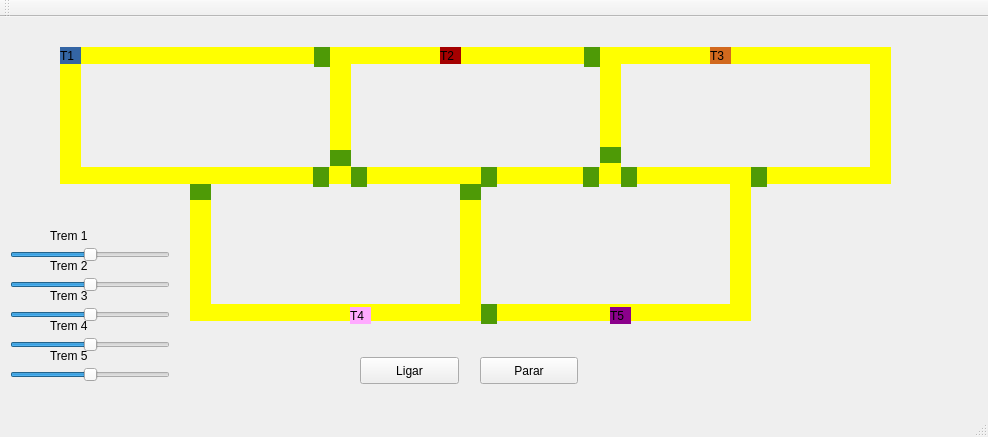
<?xml version="1.0" encoding="UTF-8"?>
<ui version="4.0">
 <class>MainWindow</class>
 <widget class="QMainWindow" name="MainWindow">
  <property name="geometry">
   <rect>
    <x>0</x>
    <y>0</y>
    <width>988</width>
    <height>437</height>
   </rect>
  </property>
  <property name="windowTitle">
   <string>MainWindow</string>
  </property>
  <widget class="QWidget" name="centralWidget">
   <widget class="QLabel" name="label_trem1">
    <property name="geometry">
     <rect>
      <x>60</x>
      <y>30</y>
      <width>21</width>
      <height>17</height>
     </rect>
    </property>
    <property name="acceptDrops">
     <bool>false</bool>
    </property>
    <property name="autoFillBackground">
     <bool>false</bool>
    </property>
    <property name="styleSheet">
     <string notr="true">QLabel { background: rgb(52, 101, 164)}</string>
    </property>
    <property name="text">
     <string>T1</string>
    </property>
   </widget>
   <widget class="QLabel" name="label_trilho1_1">
    <property name="geometry">
     <rect>
      <x>80</x>
      <y>30</y>
      <width>250</width>
      <height>17</height>
     </rect>
    </property>
    <property name="styleSheet">
     <string notr="true">QLabel { background: yellow}</string>
    </property>
    <property name="text">
     <string/>
    </property>
   </widget>
   <widget class="QLabel" name="label_trilho1_4">
    <property name="geometry">
     <rect>
      <x>80</x>
      <y>150</y>
      <width>250</width>
      <height>17</height>
     </rect>
    </property>
    <property name="styleSheet">
     <string notr="true">QLabel { background: yellow}</string>
    </property>
    <property name="text">
     <string/>
    </property>
   </widget>
   <widget class="QLabel" name="label_trilho2_2">
    <property name="geometry">
     <rect>
      <x>330</x>
      <y>30</y>
      <width>21</width>
      <height>137</height>
     </rect>
    </property>
    <property name="styleSheet">
     <string notr="true">QLabel { background: yellow}</string>
    </property>
    <property name="text">
     <string/>
    </property>
   </widget>
   <widget class="QLabel" name="label_trilho2_1">
    <property name="geometry">
     <rect>
      <x>60</x>
      <y>30</y>
      <width>21</width>
      <height>137</height>
     </rect>
    </property>
    <property name="styleSheet">
     <string notr="true">QLabel { background: yellow}</string>
    </property>
    <property name="text">
     <string/>
    </property>
   </widget>
   <widget class="QPushButton" name="pushButton">
    <property name="geometry">
     <rect>
      <x>360</x>
      <y>340</y>
      <width>99</width>
      <height>27</height>
     </rect>
    </property>
    <property name="text">
     <string>Ligar</string>
    </property>
   </widget>
   <widget class="QPushButton" name="pushButton_2">
    <property name="geometry">
     <rect>
      <x>480</x>
      <y>340</y>
      <width>98</width>
      <height>27</height>
     </rect>
    </property>
    <property name="text">
     <string>Parar</string>
    </property>
   </widget>
   <widget class="QLabel" name="label_trilho2_3">
    <property name="geometry">
     <rect>
      <x>600</x>
      <y>30</y>
      <width>21</width>
      <height>137</height>
     </rect>
    </property>
    <property name="minimumSize">
     <size>
      <width>21</width>
      <height>0</height>
     </size>
    </property>
    <property name="styleSheet">
     <string notr="true">QLabel { background: yellow}</string>
    </property>
    <property name="text">
     <string/>
    </property>
   </widget>
   <widget class="QLabel" name="label_trilho1_2">
    <property name="geometry">
     <rect>
      <x>350</x>
      <y>30</y>
      <width>250</width>
      <height>17</height>
     </rect>
    </property>
    <property name="styleSheet">
     <string notr="true">QLabel { background: yellow}</string>
    </property>
    <property name="text">
     <string/>
    </property>
   </widget>
   <widget class="QLabel" name="label_trilho1_5">
    <property name="geometry">
     <rect>
      <x>350</x>
      <y>150</y>
      <width>250</width>
      <height>17</height>
     </rect>
    </property>
    <property name="styleSheet">
     <string notr="true">QLabel { background: yellow}</string>
    </property>
    <property name="text">
     <string/>
    </property>
   </widget>
   <widget class="QLabel" name="label_trem2">
    <property name="geometry">
     <rect>
      <x>440</x>
      <y>30</y>
      <width>21</width>
      <height>17</height>
     </rect>
    </property>
    <property name="autoFillBackground">
     <bool>false</bool>
    </property>
    <property name="styleSheet">
     <string notr="true">QLabel { background: rgb(164, 0, 0)}</string>
    </property>
    <property name="text">
     <string>T2</string>
    </property>
   </widget>
   <widget class="QLabel" name="label_trilho1_6">
    <property name="geometry">
     <rect>
      <x>620</x>
      <y>150</y>
      <width>250</width>
      <height>17</height>
     </rect>
    </property>
    <property name="styleSheet">
     <string notr="true">QLabel { background: yellow}</string>
    </property>
    <property name="text">
     <string/>
    </property>
   </widget>
   <widget class="QLabel" name="label_trilho2_4">
    <property name="geometry">
     <rect>
      <x>870</x>
      <y>30</y>
      <width>21</width>
      <height>137</height>
     </rect>
    </property>
    <property name="minimumSize">
     <size>
      <width>21</width>
      <height>0</height>
     </size>
    </property>
    <property name="styleSheet">
     <string notr="true">QLabel { background: yellow}</string>
    </property>
    <property name="text">
     <string/>
    </property>
   </widget>
   <widget class="QLabel" name="label_trilho1_3">
    <property name="geometry">
     <rect>
      <x>620</x>
      <y>30</y>
      <width>250</width>
      <height>17</height>
     </rect>
    </property>
    <property name="styleSheet">
     <string notr="true">QLabel { background: yellow}</string>
    </property>
    <property name="text">
     <string/>
    </property>
   </widget>
   <widget class="QLabel" name="label_trilho1_7">
    <property name="geometry">
     <rect>
      <x>210</x>
      <y>287</y>
      <width>250</width>
      <height>17</height>
     </rect>
    </property>
    <property name="styleSheet">
     <string notr="true">QLabel { background: yellow}</string>
    </property>
    <property name="text">
     <string/>
    </property>
   </widget>
   <widget class="QLabel" name="label_trilho2_6">
    <property name="geometry">
     <rect>
      <x>460</x>
      <y>167</y>
      <width>21</width>
      <height>137</height>
     </rect>
    </property>
    <property name="minimumSize">
     <size>
      <width>21</width>
      <height>0</height>
     </size>
    </property>
    <property name="styleSheet">
     <string notr="true">QLabel { background: yellow}</string>
    </property>
    <property name="text">
     <string/>
    </property>
   </widget>
   <widget class="QLabel" name="label_trilho2_5">
    <property name="geometry">
     <rect>
      <x>190</x>
      <y>167</y>
      <width>21</width>
      <height>137</height>
     </rect>
    </property>
    <property name="styleSheet">
     <string notr="true">QLabel { background: yellow}</string>
    </property>
    <property name="text">
     <string/>
    </property>
   </widget>
   <widget class="QLabel" name="label_trilho2_7">
    <property name="geometry">
     <rect>
      <x>730</x>
      <y>167</y>
      <width>21</width>
      <height>137</height>
     </rect>
    </property>
    <property name="minimumSize">
     <size>
      <width>21</width>
      <height>0</height>
     </size>
    </property>
    <property name="styleSheet">
     <string notr="true">QLabel { background: yellow}</string>
    </property>
    <property name="text">
     <string/>
    </property>
   </widget>
   <widget class="QLabel" name="label_trilho1_8">
    <property name="geometry">
     <rect>
      <x>480</x>
      <y>287</y>
      <width>250</width>
      <height>17</height>
     </rect>
    </property>
    <property name="styleSheet">
     <string notr="true">QLabel { background: yellow}</string>
    </property>
    <property name="text">
     <string/>
    </property>
   </widget>
   <widget class="QLabel" name="label_trem3">
    <property name="geometry">
     <rect>
      <x>710</x>
      <y>30</y>
      <width>21</width>
      <height>17</height>
     </rect>
    </property>
    <property name="styleSheet">
     <string notr="true">QLabel { background:rgb(210,105,30)}</string>
    </property>
    <property name="text">
     <string>T3</string>
    </property>
   </widget>
   <widget class="QLabel" name="label_trem4">
    <property name="geometry">
     <rect>
      <x>350</x>
      <y>290</y>
      <width>21</width>
      <height>17</height>
     </rect>
    </property>
    <property name="palette">
     <palette>
      <active>
       <colorrole role="WindowText">
        <brush brushstyle="SolidPattern">
         <color alpha="255">
          <red>0</red>
          <green>0</green>
          <blue>0</blue>
         </color>
        </brush>
       </colorrole>
       <colorrole role="Button">
        <brush brushstyle="SolidPattern">
         <color alpha="255">
          <red>255</red>
          <green>170</green>
          <blue>255</blue>
         </color>
        </brush>
       </colorrole>
       <colorrole role="Light">
        <brush brushstyle="SolidPattern">
         <color alpha="255">
          <red>255</red>
          <green>183</green>
          <blue>112</blue>
         </color>
        </brush>
       </colorrole>
       <colorrole role="Midlight">
        <brush brushstyle="SolidPattern">
         <color alpha="255">
          <red>250</red>
          <green>152</green>
          <blue>56</blue>
         </color>
        </brush>
       </colorrole>
       <colorrole role="Dark">
        <brush brushstyle="SolidPattern">
         <color alpha="255">
          <red>122</red>
          <green>60</green>
          <blue>0</blue>
         </color>
        </brush>
       </colorrole>
       <colorrole role="Mid">
        <brush brushstyle="SolidPattern">
         <color alpha="255">
          <red>163</red>
          <green>80</green>
          <blue>0</blue>
         </color>
        </brush>
       </colorrole>
       <colorrole role="Text">
        <brush brushstyle="SolidPattern">
         <color alpha="255">
          <red>0</red>
          <green>0</green>
          <blue>0</blue>
         </color>
        </brush>
       </colorrole>
       <colorrole role="BrightText">
        <brush brushstyle="SolidPattern">
         <color alpha="255">
          <red>255</red>
          <green>255</green>
          <blue>255</blue>
         </color>
        </brush>
       </colorrole>
       <colorrole role="ButtonText">
        <brush brushstyle="SolidPattern">
         <color alpha="255">
          <red>0</red>
          <green>0</green>
          <blue>0</blue>
         </color>
        </brush>
       </colorrole>
       <colorrole role="Base">
        <brush brushstyle="SolidPattern">
         <color alpha="255">
          <red>255</red>
          <green>170</green>
          <blue>255</blue>
         </color>
        </brush>
       </colorrole>
       <colorrole role="Window">
        <brush brushstyle="SolidPattern">
         <color alpha="255">
          <red>255</red>
          <green>170</green>
          <blue>255</blue>
         </color>
        </brush>
       </colorrole>
       <colorrole role="Shadow">
        <brush brushstyle="SolidPattern">
         <color alpha="255">
          <red>0</red>
          <green>0</green>
          <blue>0</blue>
         </color>
        </brush>
       </colorrole>
       <colorrole role="AlternateBase">
        <brush brushstyle="SolidPattern">
         <color alpha="255">
          <red>250</red>
          <green>188</green>
          <blue>127</blue>
         </color>
        </brush>
       </colorrole>
       <colorrole role="ToolTipBase">
        <brush brushstyle="SolidPattern">
         <color alpha="255">
          <red>255</red>
          <green>255</green>
          <blue>220</blue>
         </color>
        </brush>
       </colorrole>
       <colorrole role="ToolTipText">
        <brush brushstyle="SolidPattern">
         <color alpha="255">
          <red>0</red>
          <green>0</green>
          <blue>0</blue>
         </color>
        </brush>
       </colorrole>
       <colorrole role="PlaceholderText">
        <brush brushstyle="SolidPattern">
         <color alpha="128">
          <red>0</red>
          <green>0</green>
          <blue>0</blue>
         </color>
        </brush>
       </colorrole>
      </active>
      <inactive>
       <colorrole role="WindowText">
        <brush brushstyle="SolidPattern">
         <color alpha="255">
          <red>0</red>
          <green>0</green>
          <blue>0</blue>
         </color>
        </brush>
       </colorrole>
       <colorrole role="Button">
        <brush brushstyle="SolidPattern">
         <color alpha="255">
          <red>255</red>
          <green>170</green>
          <blue>255</blue>
         </color>
        </brush>
       </colorrole>
       <colorrole role="Light">
        <brush brushstyle="SolidPattern">
         <color alpha="255">
          <red>255</red>
          <green>183</green>
          <blue>112</blue>
         </color>
        </brush>
       </colorrole>
       <colorrole role="Midlight">
        <brush brushstyle="SolidPattern">
         <color alpha="255">
          <red>250</red>
          <green>152</green>
          <blue>56</blue>
         </color>
        </brush>
       </colorrole>
       <colorrole role="Dark">
        <brush brushstyle="SolidPattern">
         <color alpha="255">
          <red>122</red>
          <green>60</green>
          <blue>0</blue>
         </color>
        </brush>
       </colorrole>
       <colorrole role="Mid">
        <brush brushstyle="SolidPattern">
         <color alpha="255">
          <red>163</red>
          <green>80</green>
          <blue>0</blue>
         </color>
        </brush>
       </colorrole>
       <colorrole role="Text">
        <brush brushstyle="SolidPattern">
         <color alpha="255">
          <red>0</red>
          <green>0</green>
          <blue>0</blue>
         </color>
        </brush>
       </colorrole>
       <colorrole role="BrightText">
        <brush brushstyle="SolidPattern">
         <color alpha="255">
          <red>255</red>
          <green>255</green>
          <blue>255</blue>
         </color>
        </brush>
       </colorrole>
       <colorrole role="ButtonText">
        <brush brushstyle="SolidPattern">
         <color alpha="255">
          <red>0</red>
          <green>0</green>
          <blue>0</blue>
         </color>
        </brush>
       </colorrole>
       <colorrole role="Base">
        <brush brushstyle="SolidPattern">
         <color alpha="255">
          <red>255</red>
          <green>170</green>
          <blue>255</blue>
         </color>
        </brush>
       </colorrole>
       <colorrole role="Window">
        <brush brushstyle="SolidPattern">
         <color alpha="255">
          <red>255</red>
          <green>170</green>
          <blue>255</blue>
         </color>
        </brush>
       </colorrole>
       <colorrole role="Shadow">
        <brush brushstyle="SolidPattern">
         <color alpha="255">
          <red>0</red>
          <green>0</green>
          <blue>0</blue>
         </color>
        </brush>
       </colorrole>
       <colorrole role="AlternateBase">
        <brush brushstyle="SolidPattern">
         <color alpha="255">
          <red>250</red>
          <green>188</green>
          <blue>127</blue>
         </color>
        </brush>
       </colorrole>
       <colorrole role="ToolTipBase">
        <brush brushstyle="SolidPattern">
         <color alpha="255">
          <red>255</red>
          <green>255</green>
          <blue>220</blue>
         </color>
        </brush>
       </colorrole>
       <colorrole role="ToolTipText">
        <brush brushstyle="SolidPattern">
         <color alpha="255">
          <red>0</red>
          <green>0</green>
          <blue>0</blue>
         </color>
        </brush>
       </colorrole>
       <colorrole role="PlaceholderText">
        <brush brushstyle="SolidPattern">
         <color alpha="128">
          <red>0</red>
          <green>0</green>
          <blue>0</blue>
         </color>
        </brush>
       </colorrole>
      </inactive>
      <disabled>
       <colorrole role="WindowText">
        <brush brushstyle="SolidPattern">
         <color alpha="255">
          <red>122</red>
          <green>60</green>
          <blue>0</blue>
         </color>
        </brush>
       </colorrole>
       <colorrole role="Button">
        <brush brushstyle="SolidPattern">
         <color alpha="255">
          <red>255</red>
          <green>170</green>
          <blue>255</blue>
         </color>
        </brush>
       </colorrole>
       <colorrole role="Light">
        <brush brushstyle="SolidPattern">
         <color alpha="255">
          <red>255</red>
          <green>183</green>
          <blue>112</blue>
         </color>
        </brush>
       </colorrole>
       <colorrole role="Midlight">
        <brush brushstyle="SolidPattern">
         <color alpha="255">
          <red>250</red>
          <green>152</green>
          <blue>56</blue>
         </color>
        </brush>
       </colorrole>
       <colorrole role="Dark">
        <brush brushstyle="SolidPattern">
         <color alpha="255">
          <red>122</red>
          <green>60</green>
          <blue>0</blue>
         </color>
        </brush>
       </colorrole>
       <colorrole role="Mid">
        <brush brushstyle="SolidPattern">
         <color alpha="255">
          <red>163</red>
          <green>80</green>
          <blue>0</blue>
         </color>
        </brush>
       </colorrole>
       <colorrole role="Text">
        <brush brushstyle="SolidPattern">
         <color alpha="255">
          <red>122</red>
          <green>60</green>
          <blue>0</blue>
         </color>
        </brush>
       </colorrole>
       <colorrole role="BrightText">
        <brush brushstyle="SolidPattern">
         <color alpha="255">
          <red>255</red>
          <green>255</green>
          <blue>255</blue>
         </color>
        </brush>
       </colorrole>
       <colorrole role="ButtonText">
        <brush brushstyle="SolidPattern">
         <color alpha="255">
          <red>122</red>
          <green>60</green>
          <blue>0</blue>
         </color>
        </brush>
       </colorrole>
       <colorrole role="Base">
        <brush brushstyle="SolidPattern">
         <color alpha="255">
          <red>255</red>
          <green>170</green>
          <blue>255</blue>
         </color>
        </brush>
       </colorrole>
       <colorrole role="Window">
        <brush brushstyle="SolidPattern">
         <color alpha="255">
          <red>255</red>
          <green>170</green>
          <blue>255</blue>
         </color>
        </brush>
       </colorrole>
       <colorrole role="Shadow">
        <brush brushstyle="SolidPattern">
         <color alpha="255">
          <red>0</red>
          <green>0</green>
          <blue>0</blue>
         </color>
        </brush>
       </colorrole>
       <colorrole role="AlternateBase">
        <brush brushstyle="SolidPattern">
         <color alpha="255">
          <red>245</red>
          <green>121</green>
          <blue>0</blue>
         </color>
        </brush>
       </colorrole>
       <colorrole role="ToolTipBase">
        <brush brushstyle="SolidPattern">
         <color alpha="255">
          <red>255</red>
          <green>255</green>
          <blue>220</blue>
         </color>
        </brush>
       </colorrole>
       <colorrole role="ToolTipText">
        <brush brushstyle="SolidPattern">
         <color alpha="255">
          <red>0</red>
          <green>0</green>
          <blue>0</blue>
         </color>
        </brush>
       </colorrole>
       <colorrole role="PlaceholderText">
        <brush brushstyle="SolidPattern">
         <color alpha="128">
          <red>0</red>
          <green>0</green>
          <blue>0</blue>
         </color>
        </brush>
       </colorrole>
      </disabled>
     </palette>
    </property>
    <property name="styleSheet">
     <string notr="true">QLabel { background:rgb(255, 170, 255)}</string>
    </property>
    <property name="text">
     <string>T4</string>
    </property>
   </widget>
   <widget class="QLabel" name="label_trem5">
    <property name="geometry">
     <rect>
      <x>610</x>
      <y>290</y>
      <width>21</width>
      <height>17</height>
     </rect>
    </property>
    <property name="palette">
     <palette>
      <active>
       <colorrole role="Button">
        <brush brushstyle="SolidPattern">
         <color alpha="255">
          <red>139</red>
          <green>0</green>
          <blue>139</blue>
         </color>
        </brush>
       </colorrole>
       <colorrole role="Base">
        <brush brushstyle="SolidPattern">
         <color alpha="255">
          <red>139</red>
          <green>0</green>
          <blue>139</blue>
         </color>
        </brush>
       </colorrole>
       <colorrole role="Window">
        <brush brushstyle="SolidPattern">
         <color alpha="255">
          <red>139</red>
          <green>0</green>
          <blue>139</blue>
         </color>
        </brush>
       </colorrole>
      </active>
      <inactive>
       <colorrole role="Button">
        <brush brushstyle="SolidPattern">
         <color alpha="255">
          <red>139</red>
          <green>0</green>
          <blue>139</blue>
         </color>
        </brush>
       </colorrole>
       <colorrole role="Base">
        <brush brushstyle="SolidPattern">
         <color alpha="255">
          <red>139</red>
          <green>0</green>
          <blue>139</blue>
         </color>
        </brush>
       </colorrole>
       <colorrole role="Window">
        <brush brushstyle="SolidPattern">
         <color alpha="255">
          <red>139</red>
          <green>0</green>
          <blue>139</blue>
         </color>
        </brush>
       </colorrole>
      </inactive>
      <disabled>
       <colorrole role="Button">
        <brush brushstyle="SolidPattern">
         <color alpha="255">
          <red>139</red>
          <green>0</green>
          <blue>139</blue>
         </color>
        </brush>
       </colorrole>
       <colorrole role="Base">
        <brush brushstyle="SolidPattern">
         <color alpha="255">
          <red>139</red>
          <green>0</green>
          <blue>139</blue>
         </color>
        </brush>
       </colorrole>
       <colorrole role="Window">
        <brush brushstyle="SolidPattern">
         <color alpha="255">
          <red>139</red>
          <green>0</green>
          <blue>139</blue>
         </color>
        </brush>
       </colorrole>
      </disabled>
     </palette>
    </property>
    <property name="styleSheet">
     <string notr="true">QLabel { background:rgb(139,0,139)}</string>
    </property>
    <property name="text">
     <string>T5</string>
    </property>
   </widget>
   <widget class="QSlider" name="sliderTrem2">
    <property name="geometry">
     <rect>
      <x>10</x>
      <y>260</y>
      <width>160</width>
      <height>16</height>
     </rect>
    </property>
    <property name="maximum">
     <number>100</number>
    </property>
    <property name="sliderPosition">
     <number>50</number>
    </property>
    <property name="orientation">
     <enum>Qt::Horizontal</enum>
    </property>
   </widget>
   <widget class="QSlider" name="sliderTrem3">
    <property name="geometry">
     <rect>
      <x>10</x>
      <y>290</y>
      <width>160</width>
      <height>16</height>
     </rect>
    </property>
    <property name="maximum">
     <number>100</number>
    </property>
    <property name="sliderPosition">
     <number>50</number>
    </property>
    <property name="orientation">
     <enum>Qt::Horizontal</enum>
    </property>
   </widget>
   <widget class="QSlider" name="sliderTrem4">
    <property name="geometry">
     <rect>
      <x>10</x>
      <y>320</y>
      <width>160</width>
      <height>16</height>
     </rect>
    </property>
    <property name="maximum">
     <number>100</number>
    </property>
    <property name="sliderPosition">
     <number>50</number>
    </property>
    <property name="orientation">
     <enum>Qt::Horizontal</enum>
    </property>
   </widget>
   <widget class="QSlider" name="sliderTrem5">
    <property name="geometry">
     <rect>
      <x>10</x>
      <y>350</y>
      <width>160</width>
      <height>16</height>
     </rect>
    </property>
    <property name="maximum">
     <number>100</number>
    </property>
    <property name="sliderPosition">
     <number>50</number>
    </property>
    <property name="orientation">
     <enum>Qt::Horizontal</enum>
    </property>
   </widget>
   <widget class="QSlider" name="sliderTrem1">
    <property name="geometry">
     <rect>
      <x>10</x>
      <y>230</y>
      <width>160</width>
      <height>16</height>
     </rect>
    </property>
    <property name="maximum">
     <number>100</number>
    </property>
    <property name="value">
     <number>50</number>
    </property>
    <property name="sliderPosition">
     <number>50</number>
    </property>
    <property name="orientation">
     <enum>Qt::Horizontal</enum>
    </property>
   </widget>
   <widget class="QLabel" name="label">
    <property name="geometry">
     <rect>
      <x>50</x>
      <y>210</y>
      <width>67</width>
      <height>17</height>
     </rect>
    </property>
    <property name="text">
     <string>Trem 1</string>
    </property>
   </widget>
   <widget class="QLabel" name="label_2">
    <property name="geometry">
     <rect>
      <x>50</x>
      <y>240</y>
      <width>67</width>
      <height>17</height>
     </rect>
    </property>
    <property name="text">
     <string>Trem 2</string>
    </property>
   </widget>
   <widget class="QLabel" name="label_3">
    <property name="geometry">
     <rect>
      <x>50</x>
      <y>270</y>
      <width>67</width>
      <height>17</height>
     </rect>
    </property>
    <property name="text">
     <string>Trem 3</string>
    </property>
   </widget>
   <widget class="QLabel" name="label_4">
    <property name="geometry">
     <rect>
      <x>50</x>
      <y>300</y>
      <width>67</width>
      <height>17</height>
     </rect>
    </property>
    <property name="text">
     <string>Trem 4</string>
    </property>
   </widget>
   <widget class="QLabel" name="label_5">
    <property name="geometry">
     <rect>
      <x>50</x>
      <y>330</y>
      <width>67</width>
      <height>17</height>
     </rect>
    </property>
    <property name="text">
     <string>Trem 5</string>
    </property>
   </widget>
   <widget class="QLabel" name="trem1P">
    <property name="geometry">
     <rect>
      <x>150</x>
      <y>90</y>
      <width>67</width>
      <height>17</height>
     </rect>
    </property>
    <property name="text">
     <string/>
    </property>
   </widget>
   <widget class="QLabel" name="trem2P">
    <property name="geometry">
     <rect>
      <x>430</x>
      <y>90</y>
      <width>67</width>
      <height>17</height>
     </rect>
    </property>
    <property name="text">
     <string/>
    </property>
   </widget>
   <widget class="QLabel" name="trem3P">
    <property name="geometry">
     <rect>
      <x>710</x>
      <y>90</y>
      <width>67</width>
      <height>17</height>
     </rect>
    </property>
    <property name="text">
     <string/>
    </property>
   </widget>
   <widget class="QLabel" name="trem4P">
    <property name="geometry">
     <rect>
      <x>280</x>
      <y>220</y>
      <width>67</width>
      <height>17</height>
     </rect>
    </property>
    <property name="text">
     <string/>
    </property>
   </widget>
   <widget class="QLabel" name="trem5P">
    <property name="geometry">
     <rect>
      <x>580</x>
      <y>220</y>
      <width>67</width>
      <height>17</height>
     </rect>
    </property>
    <property name="text">
     <string/>
    </property>
   </widget>
   <widget class="QLabel" name="sinal01">
    <property name="geometry">
     <rect>
      <x>314</x>
      <y>30</y>
      <width>16</width>
      <height>20</height>
     </rect>
    </property>
    <property name="styleSheet">
     <string notr="true">QLabel { background:rgb(78, 154, 6)}</string>
    </property>
    <property name="text">
     <string/>
    </property>
   </widget>
   <widget class="QLabel" name="sinal02">
    <property name="geometry">
     <rect>
      <x>584</x>
      <y>30</y>
      <width>16</width>
      <height>20</height>
     </rect>
    </property>
    <property name="styleSheet">
     <string notr="true">QLabel { background:rgb(78, 154, 6)}</string>
    </property>
    <property name="text">
     <string/>
    </property>
   </widget>
   <widget class="QLabel" name="sinal03">
    <property name="geometry">
     <rect>
      <x>751</x>
      <y>150</y>
      <width>16</width>
      <height>20</height>
     </rect>
    </property>
    <property name="styleSheet">
     <string notr="true">QLabel { background:rgb(78, 154, 6)}</string>
    </property>
    <property name="text">
     <string/>
    </property>
   </widget>
   <widget class="QLabel" name="sinal10">
    <property name="geometry">
     <rect>
      <x>600</x>
      <y>130</y>
      <width>21</width>
      <height>16</height>
     </rect>
    </property>
    <property name="styleSheet">
     <string notr="true">QLabel { background:rgb(78, 154, 6)}</string>
    </property>
    <property name="text">
     <string/>
    </property>
   </widget>
   <widget class="QLabel" name="sinal04">
    <property name="geometry">
     <rect>
      <x>621</x>
      <y>150</y>
      <width>16</width>
      <height>20</height>
     </rect>
    </property>
    <property name="styleSheet">
     <string notr="true">QLabel { background:rgb(78, 154, 6)}</string>
    </property>
    <property name="text">
     <string/>
    </property>
   </widget>
   <widget class="QLabel" name="sinal05">
    <property name="geometry">
     <rect>
      <x>583</x>
      <y>150</y>
      <width>16</width>
      <height>20</height>
     </rect>
    </property>
    <property name="styleSheet">
     <string notr="true">QLabel { background:rgb(78, 154, 6)}</string>
    </property>
    <property name="text">
     <string/>
    </property>
   </widget>
   <widget class="QLabel" name="sinal06">
    <property name="geometry">
     <rect>
      <x>351</x>
      <y>150</y>
      <width>16</width>
      <height>20</height>
     </rect>
    </property>
    <property name="styleSheet">
     <string notr="true">QLabel { background:rgb(78, 154, 6)}</string>
    </property>
    <property name="text">
     <string/>
    </property>
   </widget>
   <widget class="QLabel" name="sinal07">
    <property name="geometry">
     <rect>
      <x>313</x>
      <y>150</y>
      <width>16</width>
      <height>20</height>
     </rect>
    </property>
    <property name="styleSheet">
     <string notr="true">QLabel { background:rgb(78, 154, 6)}</string>
    </property>
    <property name="text">
     <string/>
    </property>
   </widget>
   <widget class="QLabel" name="sinal08">
    <property name="geometry">
     <rect>
      <x>481</x>
      <y>287</y>
      <width>16</width>
      <height>20</height>
     </rect>
    </property>
    <property name="styleSheet">
     <string notr="true">QLabel { background:rgb(78, 154, 6)}</string>
    </property>
    <property name="text">
     <string/>
    </property>
   </widget>
   <widget class="QLabel" name="sinal09">
    <property name="geometry">
     <rect>
      <x>481</x>
      <y>150</y>
      <width>16</width>
      <height>20</height>
     </rect>
    </property>
    <property name="styleSheet">
     <string notr="true">QLabel { background:rgb(78, 154, 6)}</string>
    </property>
    <property name="text">
     <string/>
    </property>
   </widget>
   <widget class="QLabel" name="sinal11">
    <property name="geometry">
     <rect>
      <x>460</x>
      <y>167</y>
      <width>21</width>
      <height>16</height>
     </rect>
    </property>
    <property name="styleSheet">
     <string notr="true">QLabel { background:rgb(78, 154, 6)}</string>
    </property>
    <property name="text">
     <string/>
    </property>
   </widget>
   <widget class="QLabel" name="sinal12">
    <property name="geometry">
     <rect>
      <x>190</x>
      <y>167</y>
      <width>21</width>
      <height>16</height>
     </rect>
    </property>
    <property name="styleSheet">
     <string notr="true">QLabel { background:rgb(78, 154, 6)}</string>
    </property>
    <property name="text">
     <string/>
    </property>
   </widget>
   <widget class="QLabel" name="sinal13">
    <property name="geometry">
     <rect>
      <x>330</x>
      <y>133</y>
      <width>21</width>
      <height>16</height>
     </rect>
    </property>
    <property name="styleSheet">
     <string notr="true">QLabel { background:rgb(78, 154, 6)}</string>
    </property>
    <property name="text">
     <string/>
    </property>
   </widget>
   <zorder>label_trilho1_1</zorder>
   <zorder>label_trilho1_4</zorder>
   <zorder>label_trilho2_2</zorder>
   <zorder>label_trilho2_1</zorder>
   <zorder>label_trem1</zorder>
   <zorder>pushButton</zorder>
   <zorder>pushButton_2</zorder>
   <zorder>label_trilho2_3</zorder>
   <zorder>label_trilho1_2</zorder>
   <zorder>label_trilho1_5</zorder>
   <zorder>label_trem2</zorder>
   <zorder>label_trilho1_6</zorder>
   <zorder>label_trilho2_4</zorder>
   <zorder>label_trilho1_3</zorder>
   <zorder>label_trilho1_7</zorder>
   <zorder>label_trilho2_6</zorder>
   <zorder>label_trilho2_5</zorder>
   <zorder>label_trilho2_7</zorder>
   <zorder>label_trilho1_8</zorder>
   <zorder>label_trem3</zorder>
   <zorder>label_trem4</zorder>
   <zorder>label_trem5</zorder>
   <zorder>sliderTrem2</zorder>
   <zorder>sliderTrem3</zorder>
   <zorder>sliderTrem4</zorder>
   <zorder>sliderTrem5</zorder>
   <zorder>sliderTrem1</zorder>
   <zorder>label</zorder>
   <zorder>label_2</zorder>
   <zorder>label_3</zorder>
   <zorder>label_4</zorder>
   <zorder>label_5</zorder>
   <zorder>trem1P</zorder>
   <zorder>trem2P</zorder>
   <zorder>trem3P</zorder>
   <zorder>trem4P</zorder>
   <zorder>trem5P</zorder>
   <zorder>sinal01</zorder>
   <zorder>sinal02</zorder>
   <zorder>sinal03</zorder>
   <zorder>sinal10</zorder>
   <zorder>sinal04</zorder>
   <zorder>sinal05</zorder>
   <zorder>sinal06</zorder>
   <zorder>sinal07</zorder>
   <zorder>sinal08</zorder>
   <zorder>sinal09</zorder>
   <zorder>sinal11</zorder>
   <zorder>sinal12</zorder>
   <zorder>sinal13</zorder>
  </widget>
  <widget class="QMenuBar" name="menuBar">
   <property name="geometry">
    <rect>
     <x>0</x>
     <y>0</y>
     <width>988</width>
     <height>22</height>
    </rect>
   </property>
  </widget>
  <widget class="QToolBar" name="mainToolBar">
   <attribute name="toolBarArea">
    <enum>TopToolBarArea</enum>
   </attribute>
   <attribute name="toolBarBreak">
    <bool>false</bool>
   </attribute>
  </widget>
  <widget class="QStatusBar" name="statusBar"/>
 </widget>
 <layoutdefault spacing="6" margin="11"/>
 <resources/>
 <connections/>
</ui>
